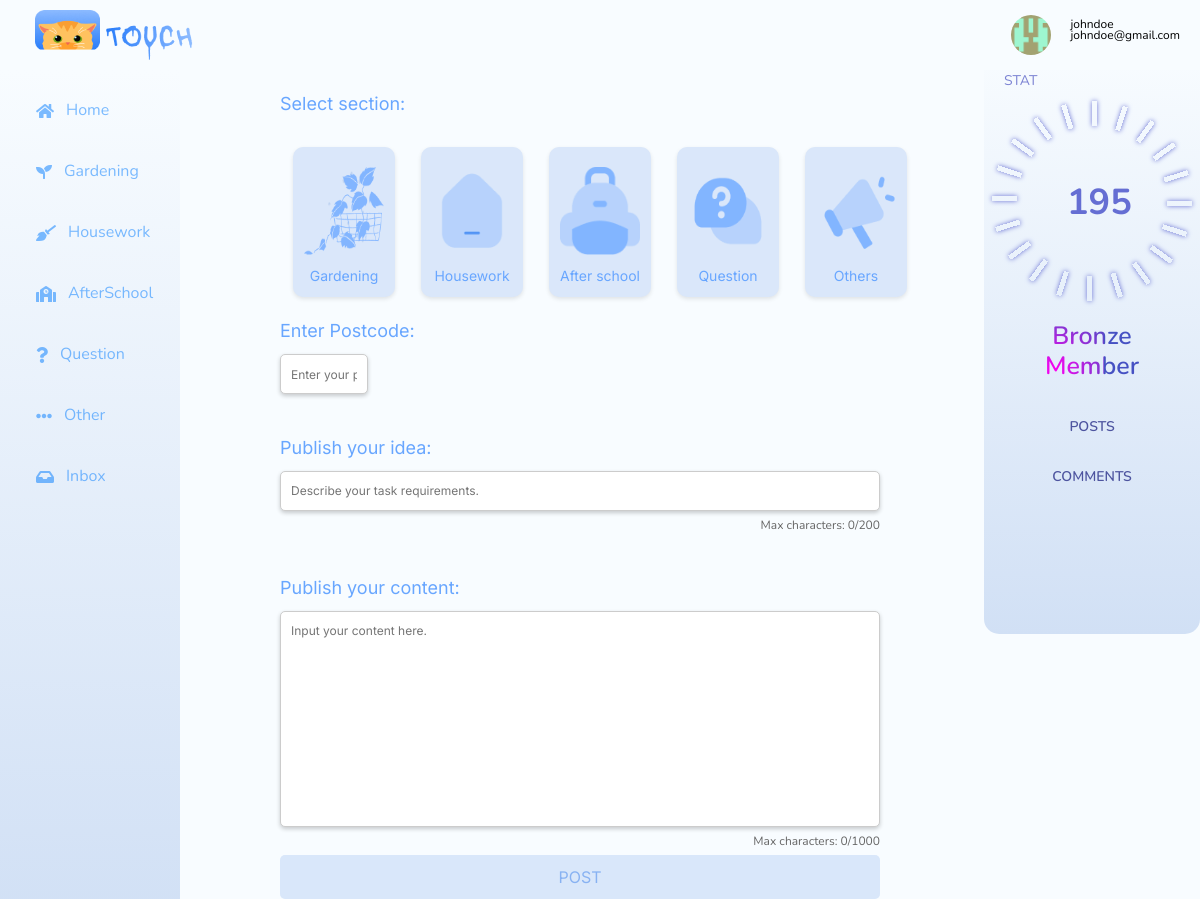
The app's page /posts/create (signed in) with its own data.
### app/models.py (models this page shows, shortened)
class UserModel(UserMixin, db.Model):
    __tablename__ = "users"
    id = db.Column(db.Integer, primary_key=True, autoincrement=True)
    username = db.Column(db.String(100), nullable=False)
    password_hash = db.Column(db.String(255), nullable=False)
    email = db.Column(db.String(100), nullable=False, unique=True)
    avatar = db.Column(db.String(100))
    join_time = db.Column(db.DateTime, default=datetime.now)
    points = db.Column(db.Integer, default=0)
    security_question = db.Column(db.String(255), nullable=False)
    security_answer_hash = db.Column(db.String(255), nullable=False)
    posts = db.relationship('PostModel', backref='author', lazy=True)
    comments = db.relationship('CommentModel', backref='author', lazy=True)
    notifications = db.relationship('Notification', back_populates='user')

### app/blueprints/postCom/postCom.py (the view, shortened to what this page needs)
@postCom_bp.route("/posts/create", methods=['GET', 'POST'])
@login_required
def create_post():
    form = PostForm()
    print(form.errors)
    return render_template("posts.html", form=form)

### app/forms.py
class PostForm(FlaskForm):
    title = StringField('title', validators=[Length(min=3, max=200), DataRequired()])
    content = TextAreaField('content', validators=[Length(min=3, max=1000), DataRequired()])
    post_type = SelectField('Post Type', choices=[
        ('G', 'Gardening'),
        ('HW','HousingWork'),
        ('AC','AfterSchool'),
        ('QA', 'Question'),
        ('Others', 'Others')
    ], validators=[InputRequired(message="please select type")])
    postcode = StringField('postcode', validators=[InputRequired(message="missing postcode!"),Length(1,4)])
    submit = SubmitField('POST')

### app/__init__.py (called while the page is built)
def create_app(config_class=Config):
    app = Flask(__name__)
    app.config.from_object(config_class)
    db.init_app(app)
    login.init_app(app)
    avatars.init_app(app)
    csrf.init_app(app)
    login.login_view = 'auth.login'
    @app.context_processor
    def inject_user_statistics():
        if current_user.is_authenticated:
            total_posts = db.session.query(func.count(PostModel.id)).filter_by(author_id=current_user.id).scalar()
            total_comments = db.session.query(func.count(CommentModel.id)).filter_by(author_id=current_user.id).scalar()
        else:
            total_posts = 0
            total_comments = 0
        return dict(total_posts=total_posts, total_comments=total_comments)
    app.register_blueprint(auth_bp)
    app.register_blueprint(postCom_bp)
    app.register_blueprint(profile_bp)
    app.register_blueprint(notify_bp)
    return app

### app/models.py (called while the page is built)
@login.user_loader
def load_user(user_id):
    return db.session.get(UserModel, int(user_id))

### app/templates/posts.html (shortened to what this page needs)
{% extends "base.html" %}
{% block head %}
<link rel="stylesheet" href="{{ url_for('static', filename='css/posts.css') }}">
{% endblock %}
{% block content %}
<div class="main_container">
    <main class="main">
        <form id="publishForm" method="POST" action="{{ url_for('postCom.create_post') }}">
            <div class="section-section">
                <label class="section-label">Select section:</label>
                <div class="section-icons">
                    <div class="icon-box" data-type="G">
                        <img src="{{ url_for('static', filename='images/icons/g.png') }}" alt="Gardening">
                        <span class="icon-text">Gardening</span>
                    </div>
                    <div class="icon-box" data-type="HW">
                        <img src="{{ url_for('static', filename='images/icons/hw.png') }}" alt="Housework">
                        <span class="icon-text">Housework</span>
                    </div>
                    <div class="icon-box" data-type="AC">
                        <img src="{{ url_for('static', filename='images/icons/ac.png') }}" alt="After school">
                        <span class="icon-text">After school</span>
                    </div>
                    <div class="icon-box" data-type="QA">
                        <img src="{{ url_for('static', filename='images/icons/qa.png') }}" alt="Question">
                        <span class="icon-text">Question</span>
                    </div>
                    <div class="icon-box" data-type="Others">
                        <img src="{{ url_for('static', filename='images/icons/others.png') }}" alt="Others">
                        <span class="icon-text">Others</span>
                    </div>
                </div>
            </div>
            <div class="postcode-section">
                <label for="postcode" class="section-label">Enter Postcode:</label>
                <input type="text" id="postcode" name="postcode" placeholder="Enter your postcode">
            </div>
            <div class="publish-section">
                <label for="ideaInput" class="publish-label">Publish your idea:</label>
                {{ form.title(id='ideaInput', class='idea-input', placeholder='Describe your task requirements.') }}
                <div class="char-count" id="charCount">Max characters: 0/200</div>
            </div>
            <div class="publish-section">
                <label for="contentInput" class="publish-label">Publish your content:</label>
                {{ form.content(id='contentInput', class='content-input', placeholder='Input your content here.')
                }}
                <div class="char-count" id="charCountContent">Max characters: 0/1000</div>
            </div>
            {{ form.submit(class='submit-button') }}
        </form>
    </main>
</div>
{% endblock %}

### app/templates/base.html (shortened to what this page needs)
<!DOCTYPE html>
<html lang="en">
<head>
    <link href="https://stackpath.bootstrapcdn.com/bootstrap/4.3.1/css/bootstrap.min.css" rel="stylesheet">
    <link rel="stylesheet" href="https://cdnjs.cloudflare.com/ajax/libs/font-awesome/5.15.1/css/all.min.css">
    <link rel="stylesheet" href="{{ url_for('static', filename='css/base.css')}}">
    {% block head %}
    {% endblock %}
</head>
<body>
<div class="bar_container">
    <aside class="Leftsidebar">
        <div class="container-fluid d-flex">
            <nav class="navigator flex-grow-1">
                <ul class="nav flex-column">
                    <li class="nav-item">
                        <a class="nav-link" href="{{ url_for('postCom.index') }}" onclick="highlightIcon(this)">
                            <i class="fas fa-home"></i>
                            <p class="tag_name">Home</p>
                        </a>
                    </li>
                    <li class="nav-item">
                        <a class="nav-link" href="{{ url_for('postCom.index',type='G') }}"
                           onclick="highlightIcon(this)">
                            <i class="fas fa-seedling"></i>
                            <p class="tag_name">Gardening</p>
                        </a>
                    </li>
                    <li class="nav-item">
                        <a class="nav-link" href="{{ url_for('postCom.index',type='HW') }}"
                           onclick="highlightIcon(this)">
                            <i class="fas fa-broom"></i>
                            <p class="tag_name">Housework</p>
                        </a>
                    </li>
                    <li class="nav-item">
                        <a class="nav-link" href="{{ url_for('postCom.index',type='AC') }}"
                           onclick="highlightIcon(this)">
                            <i class="fas fa-school"></i>
                            <p class="tag_name">AfterSchool</p>
                        </a>
                    </li>
                    <li class="nav-item">
                        <a class="nav-link" href="{{ url_for('postCom.index',type='QA') }}"
                           onclick="highlightIcon(this)">
                            <i class="fas fa-question"></i>
                            <p class="tag_name">Question</p>
                        </a>
                    </li>
                    <li class="nav-item">
                        <a class="nav-link" href="{{ url_for('postCom.index', type='Others') }}"
                           onclick="highlightIcon(this)">
                            <i class="fas fa-ellipsis-h"></i>
                            <p class="tag_name">Other</p>
                        </a>
                    </li>
                    <li class="nav-item">
                        <a class="nav-link" id="inbox-button" href="#" onclick="highlightIcon(this)">
                            <i class="fas fa-inbox fa-1x"></i>
                            <p class="tag_name">Inbox</p>
                        </a>
                    </li>
                </ul>
            </nav>
        </div>
    </aside>
    <header class="top-navbar">
        <div class="logo">
            <img src="{{ url_for('static', filename='images/TOUCH_logo.png') }}" alt="Company Logo">
        </div>
        <div class="user-info">
            <div class="dropdown">
                <img src="{{ url_for('profile.get_avatar', filename=current_user.avatar) }}" alt="Avatar" class="avatar"
                     id="avatarImage">
                <span class="username">{{ current_user.username }}</span>
                <span class="userEmail">{{ current_user.email }}</span>
            </div>
        </div>
    </header>
    <aside class="Rightsidebar">
        <div class="rank">
            STAT
        </div>
        <div class="profile-info">
            <div class="points-circle">
                <div class="loading">
                    {% for i in range(1, 21) %}
                    <span style="--i:{{ i }};"></span>
                    {% endfor %}
                </div>
                <div class="word">
                    {{ current_user.points }}
                </div>
            </div>
            <div class="member-status">
                <h1 id="memberStatus">Bronze Member</h1>
            </div>
            <div class="statistics">
                <div class="stat-item">
                    <div class="stat-box posts">
                        <p class="stat-label" data-value="{{ total_posts }}">POSTS</p>
                    </div>
                </div>
                <div class="stat-item">
                    <div class="stat-box comments">
                        <p class="stat-label" data-value="{{ total_comments }}">COMMENTS</p>
                    </div>
                </div>
            </div>
        </div>
    </aside>
</div>
{% block content %}
{% endblock %}
</body>
</html>

### app/static/css/base.css (style rules this page uses)
body, html { margin: 0; padding: 0; font-family: 'Nunito', sans-serif; background-color: #F8FCFF; scroll-behavior: smooth; }
.bar_container { display: flex; flex-wrap: wrap; }
.top-navbar { display: flex; justify-content: space-between; align-items: center; background-color: #F8FCFF; color: #000000; padding: 0px 20px; position: fixed; width: 100%; top: 0; z-index: 1000; }
.logo img { height: 50px; width: 200px; }
.logo { font-size: 24px; font-weight: bold; padding: 10px 15px; }
.dropdown { position: relative; display: inline-block; }
.avatar { width: 40px; height: 40px; border-radius: 50%; margin-right: 15px; background: white; overflow: hidden; cursor: pointer; }
.username, .userEmail { font-size: 12px; }
.username { position: absolute; margin-bottom: 40px; }
.Leftsidebar { position: fixed; top: 50px; left: 0; width: 15%; height: calc(100% - 50px); padding: 20px; padding-left: 5px; margin-top: 20px; background: linear-gradient(#F8FCFF, #d1e0f5); }
.nav-item { margin-bottom: 20px; }
.nav-item p { margin-bottom: 1px; }
.nav-link { display: flex; align-items: center; white-space: nowrap; font-size: 16px; }
.nav-link i { margin-right: 12px; }
.Rightsidebar { position: fixed; top: 50px; right: 0; width: 18%; height: 65%; padding: 20px; background: linear-gradient(#F8FCFF, #d1e0f5); border-radius: 15px; }
.rank { text-align: left; color: #7c83d3; font-size: 14px; margin-bottom: 10px; }
.profile-info { display: flex; flex-direction: column; align-items: center; }
.member-status { text-align: center; color: #5961ba; }
.member-status h1 { font-size: 25px; margin-top: 120px; font-weight: 600; background-image: radial-gradient(circle, rgb(255, 0, 242), #4651c3); background-size: 100px 100px; background-repeat: no-repeat; background-color: #4651c3; color: transparent; -webkit-background-clip: text; background-clip: text; cursor: default; }
.points-circle { position: relative; }
.word { position: absolute; font-size: 36px; font-weight: bold; color: #656ED3; text-align: center; left: 25px; top: 75px; display: flex; align-items: center; justify-content: center; }
.loading { position: relative; width: 100px; height: 100px; display: flex; }
.loading span { position: absolute; width: 5px; height: 25px; transform: rotate(calc(var(--i) * 18deg)); transform-origin: 0 100px; content: ''; position: absolute; top: 0; left: 50px; box-shadow: 0 0 5px #656ED3; animation: animate 8s linear infinite; animation-delay: calc(var(--i) * 0.1s); }
.statistics { display: flex; flex-wrap: wrap; width: 100%; flex-direction: column; align-items: left; }
.stat-item { flex: 0 50%; }
.statistics p { color: #4d549f; font-size: 14px; }
.statistics { padding-top: 20px; display: flex; gap: 0; }
.stat-item { display: flex; justify-content: center; align-items: center; }
.stat-box { display: flex; justify-content: center; align-items: center; width: 100px; height: 50px; margin: 0; text-align: center; position: relative; overflow: hidden; cursor: pointer; transition: color 0.3s ease, text-decoration 0.3s ease; }
.stat-label { position: relative; display: flex; justify-content: center; align-items: center; width: 100%; height: 100%; font-size: 16px; color: #4651c3; font-weight: 550; transition: 0.5s; }
.stat-label::before { content: attr(data-value); color: rgb(193, 35, 255) !important; font-size: 10px; font-weight: 600; font-size: 18px; position: absolute; width: 100%; text-align: center; top: 50%; left: 50%; transform: translate(-50%, -50%); letter-spacing: 20px; opacity: 0; transition: 0.5s; }

### records on screen
UserModel: avatar (picture), username "johndoe", email "johndoe@gmail.com", points "195"
